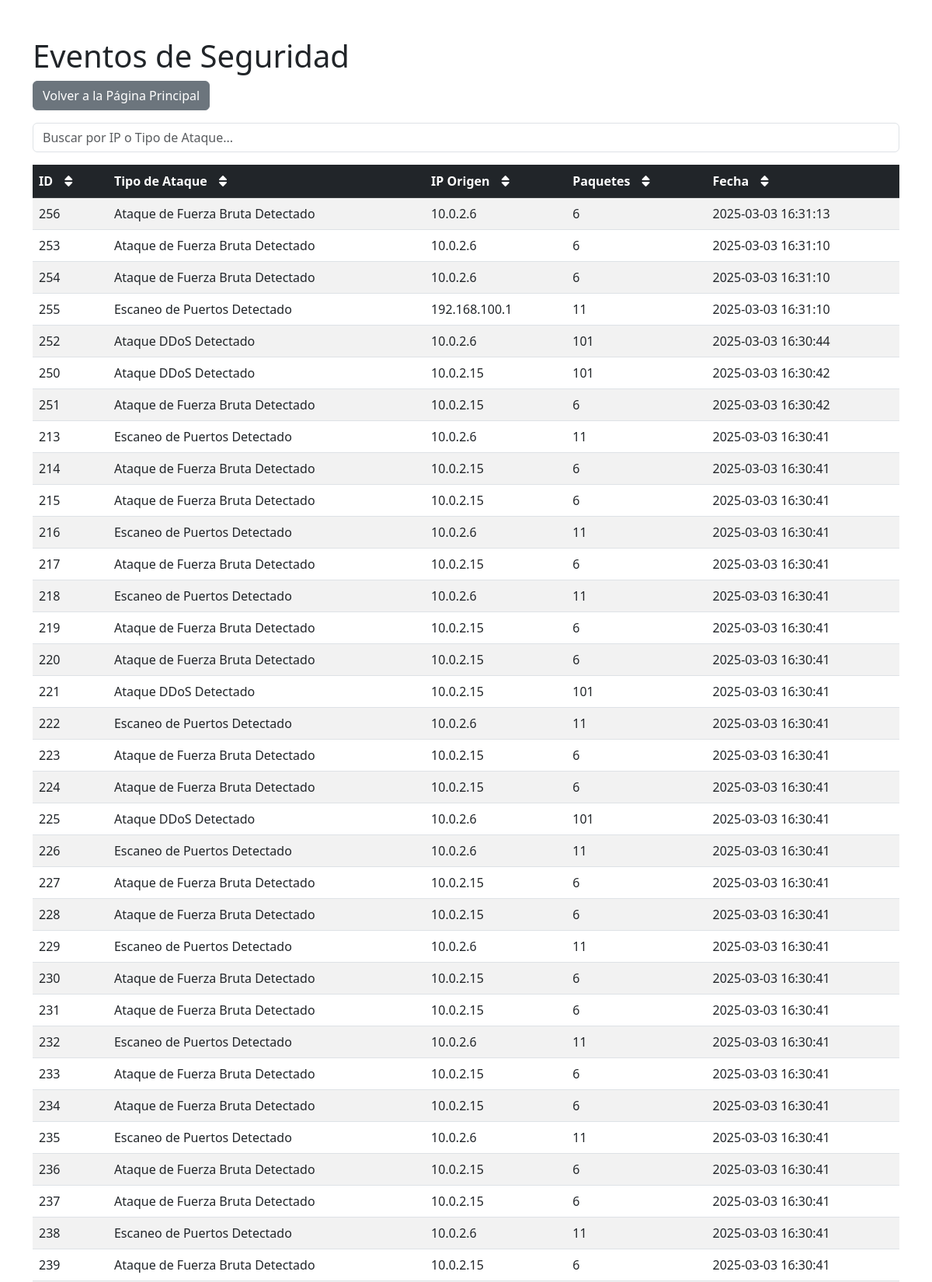
The app's page /ver_eventos (upper part) with its own data.
### tables this page shows
CREATE TABLE eventos (
                id INTEGER PRIMARY KEY AUTOINCREMENT,
                tipo_ataque TEXT NOT NULL,
                ip_origen TEXT NOT NULL,
                paquetes INTEGER NOT NULL,
                timestamp TIMESTAMP DEFAULT CURRENT_TIMESTAMP
            );

### app.py (the view)
@app.route('/ver_eventos')
def ver_eventos():
    eventos = get_events()
    return render_template("ver_eventos.html", eventos=eventos)

### app.py (called while the page is built)
def get_db_connection():
    try:
        return sqlite3.connect(DB_PATH)
    except sqlite3.Error as e:
        print(f"Error al conectar a la base de datos: {e}")
        return None

def get_events():
    conn = get_db_connection()
    if not conn:
        return []
    cursor = conn.cursor()
    cursor.execute("SELECT id, tipo_ataque, ip_origen, paquetes, timestamp FROM eventos ORDER BY timestamp DESC")
    eventos = [{"id": row[0], "tipo_ataque": row[1], "ip_origen": row[2], "paquetes": row[3], "timestamp": row[4]} for row in cursor.fetchall()]
    conn.close()
    return eventos

### templates/ver_eventos.html (shortened to what this page needs)
<!DOCTYPE html>
<html>
<head>
    <link rel="stylesheet" href="https://cdn.jsdelivr.net/npm/bootstrap@5.3.0/dist/css/bootstrap.min.css">
    <link rel="stylesheet" href="https://cdnjs.cloudflare.com/ajax/libs/font-awesome/6.0.0/css/all.min.css">
</head>
<body class="container mt-5">
    <h1>Eventos de Seguridad</h1>
    <button onclick="window.location.href='/'" class="btn btn-secondary mb-3">
        Volver a la Página Principal
    </button>
    <div class="mb-3">
        <input type="text" id="searchInput" class="form-control" placeholder="Buscar por IP o Tipo de Ataque...">
    </div>
    <div class="table-container">
        <table class="table table-striped">
            <thead class="table-dark">
                <tr>
                    <th data-column="id" data-type="number">
                        ID
                        <button class="sort-btn"><i class="fas fa-sort"></i></button>
                    </th>
                    <th data-column="tipo_ataque" data-type="string">
                        Tipo de Ataque
                        <button class="sort-btn"><i class="fas fa-sort"></i></button>
                    </th>
                    <th data-column="ip_origen" data-type="string">
                        IP Origen
                        <button class="sort-btn"><i class="fas fa-sort"></i></button>
                    </th>
                    <th data-column="paquetes" data-type="number">
                        Paquetes
                        <button class="sort-btn"><i class="fas fa-sort"></i></button>
                    </th>
                    <th data-column="timestamp" data-type="date">
                        Fecha
                        <button class="sort-btn"><i class="fas fa-sort"></i></button>
                    </th>
                </tr>
            </thead>
            <tbody id="eventTable">
                {% if eventos %}
                {% for evento in eventos %}
                <tr>
                    <td>{{ evento.id }}</td>
                    <td>{{ evento.tipo_ataque }}</td>
                    <td>{{ evento.ip_origen }}</td>
                    <td>{{ evento.paquetes }}</td>
                    <td>{{ evento.timestamp }}</td>
                </tr>
                {% endfor %}
                {% else %}
                <tr>
                    <td colspan="5" class="text-center">No hay eventos registrados.</td>
                </tr>
                {% endif %}
            </tbody>
        </table>
    </div>
</body>
</html>

### templates/ver_eventos.html (style rules this page uses)
.sort-btn { background: none; border: none; color: white; margin-left: 5px; cursor: pointer; }

### records on screen
eventos: id "256", tipo_ataque "Ataque de Fuerza Bruta Detectado", ip_origen "10.0.2.6", paquetes "6", timestamp "2025-03-03 16:31:13"
eventos: id "253", tipo_ataque "Ataque de Fuerza Bruta Detectado", ip_origen "10.0.2.6", paquetes "6", timestamp "2025-03-03 16:31:10"
eventos: id "254", tipo_ataque "Ataque de Fuerza Bruta Detectado", ip_origen "10.0.2.6", paquetes "6", timestamp "2025-03-03 16:31:10"
eventos: id "255", tipo_ataque "Escaneo de Puertos Detectado", ip_origen "192.168.100.1", paquetes "11", timestamp "2025-03-03 16:31:10"
eventos: id "252", tipo_ataque "Ataque DDoS Detectado", ip_origen "10.0.2.6", paquetes "101", timestamp "2025-03-03 16:30:44"
eventos: id "250", tipo_ataque "Ataque DDoS Detectado", ip_origen "10.0.2.15", paquetes "101", timestamp "2025-03-03 16:30:42"
eventos: id "251", tipo_ataque "Ataque de Fuerza Bruta Detectado", ip_origen "10.0.2.15", paquetes "6", timestamp "2025-03-03 16:30:42"
eventos: id "213", tipo_ataque "Escaneo de Puertos Detectado", ip_origen "10.0.2.6", paquetes "11", timestamp "2025-03-03 16:30:41"
eventos: id "214", tipo_ataque "Ataque de Fuerza Bruta Detectado", ip_origen "10.0.2.15", paquetes "6", timestamp "2025-03-03 16:30:41"
eventos: id "215", tipo_ataque "Ataque de Fuerza Bruta Detectado", ip_origen "10.0.2.15", paquetes "6", timestamp "2025-03-03 16:30:41"
eventos: id "216", tipo_ataque "Escaneo de Puertos Detectado", ip_origen "10.0.2.6", paquetes "11", timestamp "2025-03-03 16:30:41"
eventos: id "217", tipo_ataque "Ataque de Fuerza Bruta Detectado", ip_origen "10.0.2.15", paquetes "6", timestamp "2025-03-03 16:30:41"
eventos: id "218", tipo_ataque "Escaneo de Puertos Detectado", ip_origen "10.0.2.6", paquetes "11", timestamp "2025-03-03 16:30:41"
eventos: id "219", tipo_ataque "Ataque de Fuerza Bruta Detectado", ip_origen "10.0.2.15", paquetes "6", timestamp "2025-03-03 16:30:41"
eventos: id "220", tipo_ataque "Ataque de Fuerza Bruta Detectado", ip_origen "10.0.2.15", paquetes "6", timestamp "2025-03-03 16:30:41"
eventos: id "221", tipo_ataque "Ataque DDoS Detectado", ip_origen "10.0.2.15", paquetes "101", timestamp "2025-03-03 16:30:41"
eventos: id "222", tipo_ataque "Escaneo de Puertos Detectado", ip_origen "10.0.2.6", paquetes "11", timestamp "2025-03-03 16:30:41"
eventos: id "223", tipo_ataque "Ataque de Fuerza Bruta Detectado", ip_origen "10.0.2.15", paquetes "6", timestamp "2025-03-03 16:30:41"
eventos: id "224", tipo_ataque "Ataque de Fuerza Bruta Detectado", ip_origen "10.0.2.15", paquetes "6", timestamp "2025-03-03 16:30:41"
eventos: id "225", tipo_ataque "Ataque DDoS Detectado", ip_origen "10.0.2.6", paquetes "101", timestamp "2025-03-03 16:30:41"
eventos: id "226", tipo_ataque "Escaneo de Puertos Detectado", ip_origen "10.0.2.6", paquetes "11", timestamp "2025-03-03 16:30:41"
eventos: id "227", tipo_ataque "Ataque de Fuerza Bruta Detectado", ip_origen "10.0.2.15", paquetes "6", timestamp "2025-03-03 16:30:41"
eventos: id "228", tipo_ataque "Ataque de Fuerza Bruta Detectado", ip_origen "10.0.2.15", paquetes "6", timestamp "2025-03-03 16:30:41"
eventos: id "229", tipo_ataque "Escaneo de Puertos Detectado", ip_origen "10.0.2.6", paquetes "11", timestamp "2025-03-03 16:30:41"
eventos: id "230", tipo_ataque "Ataque de Fuerza Bruta Detectado", ip_origen "10.0.2.15", paquetes "6", timestamp "2025-03-03 16:30:41"
eventos: id "231", tipo_ataque "Ataque de Fuerza Bruta Detectado", ip_origen "10.0.2.15", paquetes "6", timestamp "2025-03-03 16:30:41"
eventos: id "232", tipo_ataque "Escaneo de Puertos Detectado", ip_origen "10.0.2.6", paquetes "11", timestamp "2025-03-03 16:30:41"
eventos: id "233", tipo_ataque "Ataque de Fuerza Bruta Detectado", ip_origen "10.0.2.15", paquetes "6", timestamp "2025-03-03 16:30:41"
eventos: id "234", tipo_ataque "Ataque de Fuerza Bruta Detectado", ip_origen "10.0.2.15", paquetes "6", timestamp "2025-03-03 16:30:41"
eventos: id "235", tipo_ataque "Escaneo de Puertos Detectado", ip_origen "10.0.2.6", paquetes "11", timestamp "2025-03-03 16:30:41"
eventos: id "236", tipo_ataque "Ataque de Fuerza Bruta Detectado", ip_origen "10.0.2.15", paquetes "6", timestamp "2025-03-03 16:30:41"
eventos: id "237", tipo_ataque "Ataque de Fuerza Bruta Detectado", ip_origen "10.0.2.15", paquetes "6", timestamp "2025-03-03 16:30:41"
eventos: id "238", tipo_ataque "Escaneo de Puertos Detectado", ip_origen "10.0.2.6", paquetes "11", timestamp "2025-03-03 16:30:41"
eventos: id "239", tipo_ataque "Ataque de Fuerza Bruta Detectado", ip_origen "10.0.2.15", paquetes "6", timestamp "2025-03-03 16:30:41"
